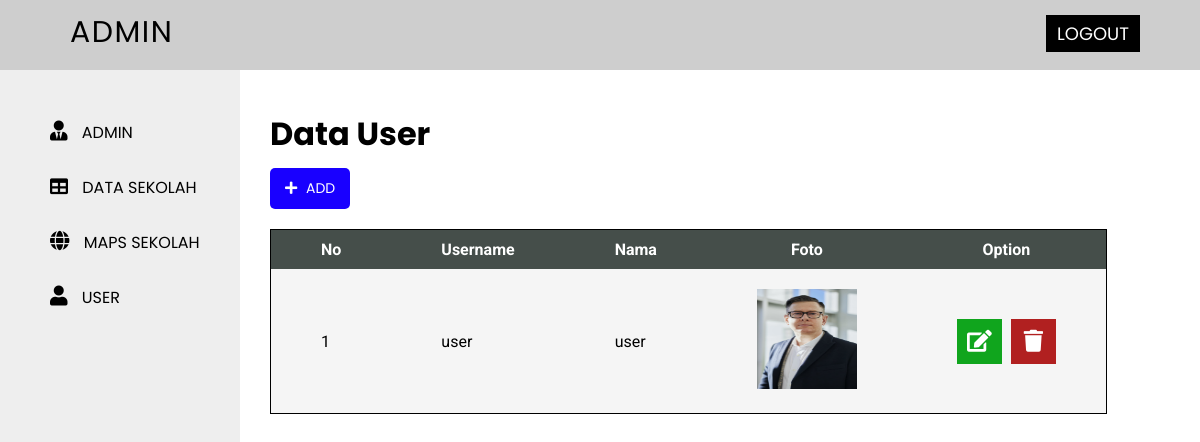
The page /admin/index.php?module=user (signed in) on the database its author committed.
### tables this page shows
CREATE TABLE `user` (
  `username` varchar(20) NOT NULL,
  `password` varchar(20) NOT NULL,
  `nama` varchar(20) NOT NULL,
  `foto` text NOT NULL
);

### admin/admin/user/list.php (the view)
<?php
  if(@$_SESSION['username'] !=''){
?>
<div class="admin-page">
  <h1>Data User</h1>
  <div class="add">
    <a href="index.php?module=user&action=add" class="btn btn-add"> <i class="fas fa-plus"></i> Add </a>
  </div>
  <div class="table-data">
    <table class="table">
      <thead>
        <tr>
          <th>No</th>
          <th>Username</th>
          <th>Nama</th>
          <th>Foto</th>
          <th>Option</th>
        </tr>
      </thead>
      <tbody>
        <?php
          $no = 1;
          $sql=$db->prepare("SELECT * FROM user");
          $sql->execute();
          while($hasil=$sql->FETCH(PDO::FETCH_ASSOC)){
        ?>
        <tr>
          <td><?php echo $no;?></td>
          <td><?php echo $hasil['username'];?></td>
          <td><?php echo $hasil['nama'];?></td>
          <td><img src="./../images/<?php echo $hasil['foto']; ?>" ></td>
          <td>
            <a href="index.php?module=user&action=add&id=<?php echo @$hasil['username'];?>" class="btn btn-edit">
              <i class="fas fa-edit"></i>
            </a>
            <a href="index.php?module=user&action=proses&id=<?php echo @$hasil['username'];?>&proc=delete" class="btn btn-delete">
              <i class="fas fa-trash"></i>
            </a>
          </td>
        </tr>
        <?php
          $no++;
          }
        ?>
      </tbody>
    </table>
  </div>
</div>
<?php
  }else{
    echo"
      <script>
        window.location.href='index.php';
      </script>
    ";
  }
?>

### css/backend/style.css (style rules this page uses)
body { margin: 0; padding: 0; box-sizing: border-box; font-family: "Poppins", sans-serif; }
.admin-page h1 { margin: 30px 0 10px; padding: 0; }
.add { margin-bottom: 20px; }
.btn-add { text-decoration: none; background: #1900ff; color: #fff; display: block; padding: 10px 10px; width: 60px; text-transform: uppercase; border-radius: 5px; font-size: 14px; cursor: pointer; }
.btn-add .fas { font-size: 14px; margin: 0 5px; }
.table-data { max-width: 100%; }
.table { min-width: 50%; border-collapse: collapse; font-family: "Roboto", sans-serif; border: 1px solid #000; }
.table tr th { background: #454e4a; color: #fff; text-transform: capitalize; padding: 10px 50px; }
.table tr td { box-sizing: border-box; padding: 20px 50px; }
.table tr:nth-child(odd) { background: #f5f5f5; }
.table tr td:nth-child(4) { text-align: center; }
.table tr td img { width: 100px; height: 100px; }
.btn-edit, .btn-delete { font-size: 22px; color: #fff; padding: 10px; text-decoration: none; box-sizing: border-box; display: inline-block; width: 45px; text-align: center; cursor: pointer; }
.btn-edit { margin-right: 5px; background: #10a51d; }
.btn-delete { background: #b12020; }

### rows shown on the page
user: username "user", nama "user", foto (placeholder picture)
